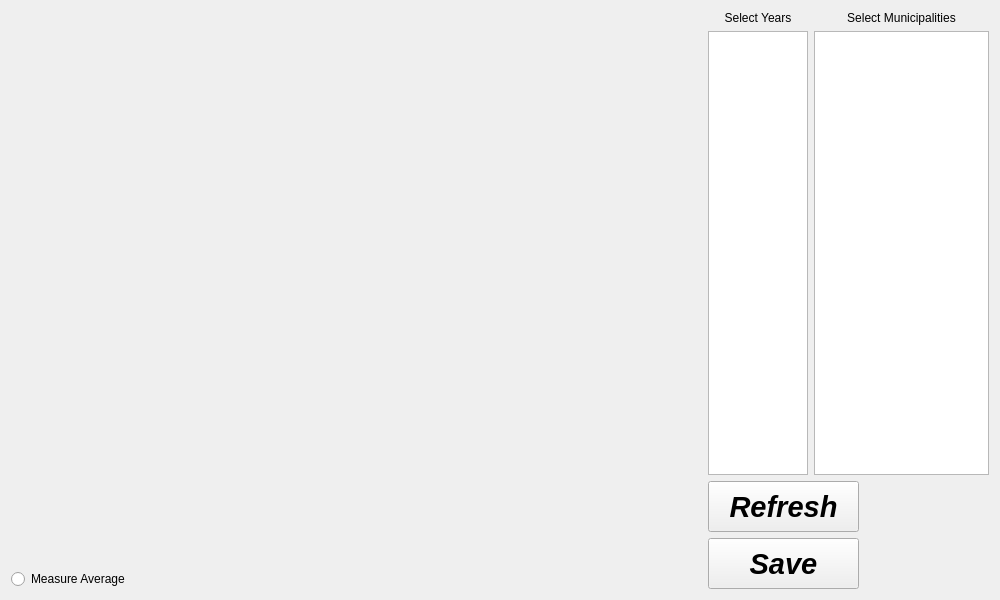
<?xml version="1.0" encoding="UTF-8"?>
<ui version="4.0">
 <class>widgetBarChart</class>
 <widget class="QWidget" name="widgetBarChart">
  <property name="geometry">
   <rect>
    <x>0</x>
    <y>0</y>
    <width>1000</width>
    <height>600</height>
   </rect>
  </property>
  <property name="minimumSize">
   <size>
    <width>0</width>
    <height>0</height>
   </size>
  </property>
  <property name="windowTitle">
   <string>Form</string>
  </property>
  <layout class="QGridLayout" name="gridLayout_2">
   <item row="0" column="0" rowspan="2">
    <widget class="QCustomPlot" name="widgetBarChart_2" native="true">
     <property name="minimumSize">
      <size>
       <width>600</width>
       <height>400</height>
      </size>
     </property>
    </widget>
   </item>
   <item row="0" column="1">
    <layout class="QFormLayout" name="formLayout">
     <property name="sizeConstraint">
      <enum>QLayout::SetDefaultConstraint</enum>
     </property>
     <property name="fieldGrowthPolicy">
      <enum>QFormLayout::AllNonFixedFieldsGrow</enum>
     </property>
     <item row="0" column="0">
      <widget class="QLabel" name="label">
       <property name="minimumSize">
        <size>
         <width>100</width>
         <height>0</height>
        </size>
       </property>
       <property name="text">
        <string>Select Years</string>
       </property>
       <property name="alignment">
        <set>Qt::AlignCenter</set>
       </property>
      </widget>
     </item>
     <item row="0" column="1">
      <widget class="QLabel" name="label_2">
       <property name="text">
        <string>Select Municipalities</string>
       </property>
       <property name="alignment">
        <set>Qt::AlignCenter</set>
       </property>
      </widget>
     </item>
     <item row="1" column="0">
      <widget class="QListWidget" name="listBarChartYears">
       <property name="sizePolicy">
        <sizepolicy hsizetype="Fixed" vsizetype="Expanding">
         <horstretch>0</horstretch>
         <verstretch>0</verstretch>
        </sizepolicy>
       </property>
       <property name="minimumSize">
        <size>
         <width>0</width>
         <height>0</height>
        </size>
       </property>
       <property name="maximumSize">
        <size>
         <width>100</width>
         <height>16777215</height>
        </size>
       </property>
      </widget>
     </item>
     <item row="1" column="1">
      <widget class="QListWidget" name="listBarChartMunicipality">
       <property name="sizePolicy">
        <sizepolicy hsizetype="Fixed" vsizetype="MinimumExpanding">
         <horstretch>0</horstretch>
         <verstretch>100</verstretch>
        </sizepolicy>
       </property>
       <property name="maximumSize">
        <size>
         <width>175</width>
         <height>16777215</height>
        </size>
       </property>
      </widget>
     </item>
    </layout>
   </item>
   <item row="1" column="1" rowspan="2">
    <layout class="QVBoxLayout" name="verticalLayout_2">
     <item>
      <widget class="QPushButton" name="pushButtonRefresh">
       <property name="minimumSize">
        <size>
         <width>151</width>
         <height>51</height>
        </size>
       </property>
       <property name="maximumSize">
        <size>
         <width>151</width>
         <height>51</height>
        </size>
       </property>
       <property name="font">
        <font>
         <family>Liberation Sans</family>
         <pointsize>22</pointsize>
         <weight>75</weight>
         <italic>true</italic>
         <bold>true</bold>
        </font>
       </property>
       <property name="text">
        <string>Refresh</string>
       </property>
      </widget>
     </item>
     <item>
      <widget class="QPushButton" name="pushButtonSaveBarData">
       <property name="minimumSize">
        <size>
         <width>151</width>
         <height>51</height>
        </size>
       </property>
       <property name="maximumSize">
        <size>
         <width>151</width>
         <height>51</height>
        </size>
       </property>
       <property name="font">
        <font>
         <family>Liberation Sans</family>
         <pointsize>22</pointsize>
         <weight>75</weight>
         <italic>true</italic>
         <bold>true</bold>
        </font>
       </property>
       <property name="text">
        <string>Save</string>
       </property>
      </widget>
     </item>
    </layout>
   </item>
   <item row="2" column="0">
    <layout class="QVBoxLayout" name="verticalLayout">
     <item>
      <widget class="QRadioButton" name="radioButtonMeanAllDataBar">
       <property name="text">
        <string>Measure Average</string>
       </property>
      </widget>
     </item>
    </layout>
   </item>
  </layout>
 </widget>
 <customwidgets>
  <customwidget>
   <class>QCustomPlot</class>
   <extends>QWidget</extends>
   <header>qcustomplot.h</header>
   <container>1</container>
  </customwidget>
 </customwidgets>
 <resources/>
 <connections/>
</ui>
